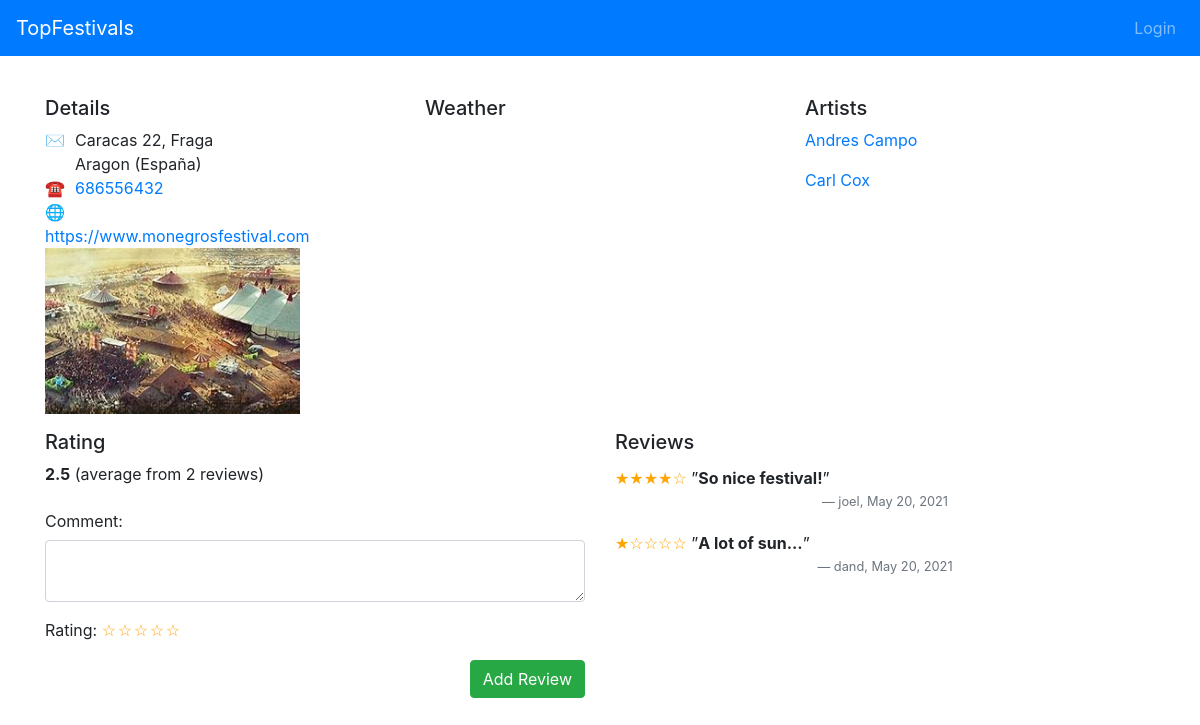
The app's page /topfestivals/festivals/3 with its own data.
### topfestivals/models.py (models this page shows, shortened)
class Festival(models.Model):
    name = models.CharField(max_length=120)
    street = models.CharField(max_length=120)
    number = models.IntegerField(null=True)
    city = models.CharField(max_length=120, null=True)
    zipCode = models.CharField(max_length=120,  null=True)
    stateOrProvince = models.CharField(max_length=120,  null=True)
    country = models.CharField(max_length=120,  null=True)
    telephone = models.CharField(max_length=120,  null=True)
    url = models.URLField(blank=True, null=True)
    image = models.ImageField(upload_to="topfestivals", null=True)
    user = models.ForeignKey(User, default=1, on_delete=models.CASCADE)
    date = models.DateField(default=date.today)
    def averageRating(self):
        reviewCount = self.festivalreview_set.count()
        if not reviewCount:
            return 0
        else:
            ratingSum = sum([float(review.rating) for review in self.festivalreview_set.all()])
            return ratingSum / reviewCount

class Artist(models.Model):
    name = models.CharField(max_length=120)
    description = models.TextField( null=True)
    age = models.CharField(max_length=120,  null=True)
    time = models.CharField(max_length=120,  null=True)
    user = models.ForeignKey(User, default=1, on_delete=models.CASCADE)
    date = models.DateField(default=date.today)
    image = models.ImageField(upload_to="topfestivals",  null=True)
    festival = models.ForeignKey(Festival, null=True, related_name='artists', on_delete=models.CASCADE)

class Review(models.Model):
    RATING_CHOICES = ((1, 'one'), (2, 'two'), (3, 'three'), (4, 'four'), (5, 'five'))
    rating = models.PositiveSmallIntegerField('Rating (stars)', blank=False, default=3, choices=RATING_CHOICES)
    comment = models.TextField(blank=True, null=True)
    user = models.ForeignKey(User, default=1, on_delete=models.CASCADE)
    date = models.DateField(default=date.today)
    class Meta:
        abstract = True

class FestivalReview(Review):
    festival = models.ForeignKey(Festival, on_delete=models.CASCADE)
    class Meta:
        unique_together = ("festival", "user")

### topfestivals/views.py (the view)
class FestivalDetail(DetailView):
    model = Festival
    template_name = 'topfestivals/festival_detail.html'
    def get_context_data(self, **kwargs):
        context = super(FestivalDetail, self).get_context_data(**kwargs)
        context['RATING_CHOICES'] = FestivalReview.RATING_CHOICES
        return context

### topfestivals/templates/topfestivals/festival_detail.html (shortened to what this page needs)
{% extends "topfestivals/base.html" %}
{% block content %}
<div class="row">
    </div>
    <div class="row mt-3">
        <div class="col-sm">
            <h5>Details</h5>
            <div class="row">
                <div class="col-sm-9">
                    {% if festival.street %}
                    <div class="row">
                        <div class="col-1">&#9993;</div>
                        <div class="col">
                            {{ festival.street }} {{ festival.number }}, {{ festival.zipcode }} {{ festival.city }}
                            <br/>
                            {{ festival.stateOrProvince }} ({{ festival.country }})
                        </div>
                    </div>
                    {% endif %}
                    {% if festival.telephone %}
                    <div class="row">
                        <div class="col-1">&phone;</div>
                        <div class="col"><a href="tel:{{ festival.telephone }}">{{ festival.telephone }}</a></div>
                    </div>
                    {% endif %}
                    {% if festival.url %}
                    <div class="row">
                        <div class="col-1">&#127760;</div>
                        <div class="col"><a href="{{ festival.url }}">{{ festival.url }}</a></div>
                    </div>
                    {% endif %}
                    {% if festival.image %}
                        <div class="row">
                        <div class="col">
                            <img class="img-fluid" alt="Festival Image" src="{{ festival.image.url }}"/>
                        </div>
                      </div>
                    {% endif %}
                </div>
                <div class="col-sm-3 text-right align-bottom">
                </div>
            </div>
        </div>
     <div class="col-sm">
    <h5>Weather</h5>
     </div>
        <div class="col-sm">
            <h5>Artists</h5>
            <div class="row">
                <div class="col-sm-9">
                    {% for artist in festival.artists.all %}
                        <p><a class="artist-link" href="{% url 'topfestivals:artist_detail' festival.id artist.id %}">
                            {{ artist.name }}
                        </a></p>
                    {% empty %}<p>Sorry, no artist for this festival yet</p>
                    {% endfor %}
                </div>
                <div class="col-sm-3 text-right">
                </div>
            </div>
        </div>
    </div>
    <div class="row mt-3">
        <div class="col-md">
            <h5>Rating</h5>
            {% if festival.festivalreview_set.all|length > 0 %}
            <p>
                <strong>{{ festival.averageRating|stringformat:".1f" }}</strong>
                {% with festival.festivalreview_set.all|length as reviewCount %}
                    (average from {{ reviewCount }} review{{ reviewCount|pluralize }})
                {% endwith %}
            </p>
            {% endif %}
            <form action="{% url 'topfestivals:review_create' festival.id %}" method="post">
                <div id="div_id_comment" class="form-group">
                    <label for="id_comment" class="col-form-label ">Comment:</label>
                    <textarea class="form-control" name="comment" id="id_comment" rows="2"></textarea>
                </div>
                <p>Rating:
                    <span class="rating">
                    {% for rate in RATING_CHOICES reversed %}
                        <label for="rating-{{ forloop.revcounter }}" class="rating-star"></label>
                    {% endfor %}
                    </span>
                </p>
                <div class="text-right">
                    <button class="btn btn-success" type="submit">Add Review</button>
                </div>
            </form>
        </div>
        <div class="col-md">
            <h5>Reviews</h5>
            {% for review in festival.festivalreview_set.all %}
                <blockquote class="blockquote review">
                    <small>
                        <span class="rating">
                          {% for star in RATING_CHOICES %}{% if forloop.counter <= review.rating %}&starf;{% else %}&star;{% endif %}{% endfor %}
                        </span>
                        {% if review.comment %}
                            &rdquo;<strong class="mb-0">{{ review.comment }}</strong>&rdquo;{% endif %}
                        <footer class="blockquote-footer text-center">{{ review.user }}, {{ review.date }}</footer>
                    </small>
                </blockquote>
            {% empty %}<p>Sorry, no reviews for this festival yet</p>
            {% endfor %}
        </div>
    </div>
{% endblock %}

### topfestivals/static/style/base.css (style rules this page uses)
html { position: relative; min-height: 100%; }
body { padding-top: 3.5rem; margin-bottom: 60px; }
.rating { overflow: hidden; display: inline-block; vertical-align: text-top; font-family: monospace; color: orange; }
.rating-star { cursor: pointer; position: relative; float: right; display: block; width: 16px; height: 16px; }
.rating-star::after { content: '\2606'; }
.rating-star::after, .rating:hover .rating-star::after { content: '\2606'; }

### records on screen
Festival: street "Caracas", number "22", city "Fraga", stateOrProvince "Aragon", country "España", telephone "686556432", url "https://www.monegrosfestival.com", image (picture), averageRating "2.5"
Artist: name "Andres Campo"
Artist: name "Carl Cox"
FestivalReview: comment "So nice festival!", user "joel", date "May 20, 2021"
FestivalReview: comment "A lot of sun...", user "dand", date "May 20, 2021"

### other values on screen
{{ reviewCount }} "2"
